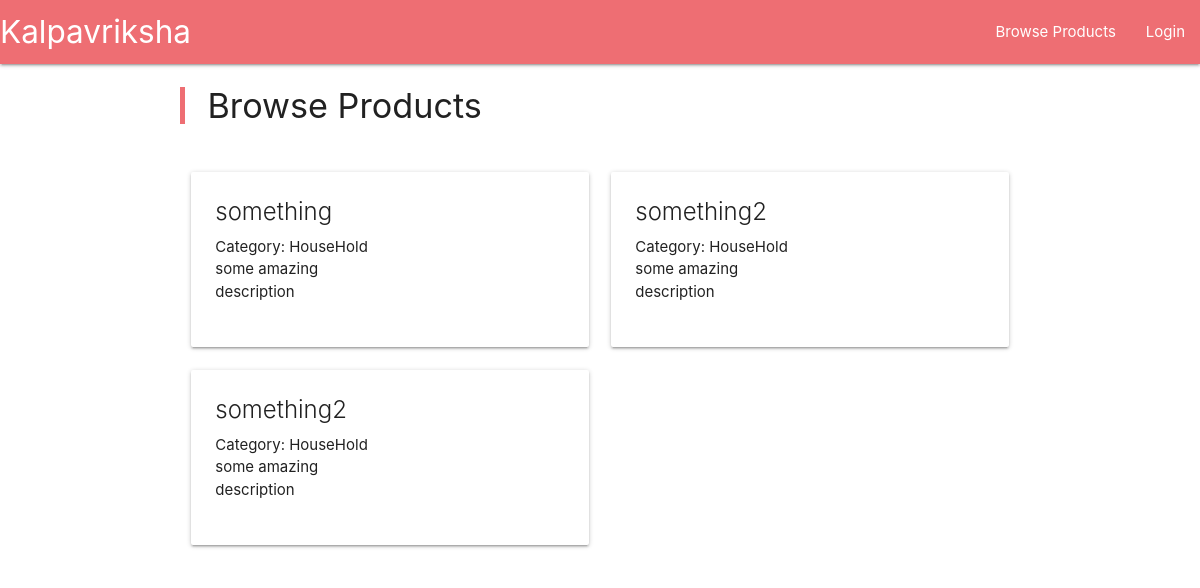
Page /browseProducts on the earlier database version.
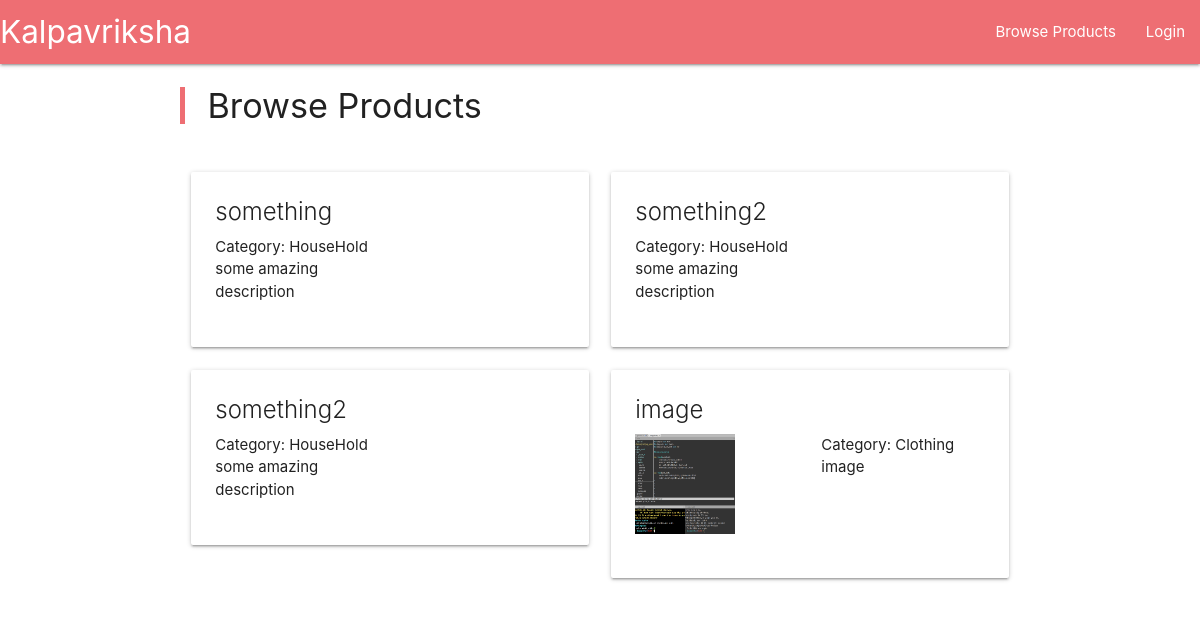
Same page on the later database version.
### main/models.py (models this page shows)
class Product(models.Model):
	title = models.CharField(max_length=200)
	description = models.TextField()
	image = models.ImageField(upload_to = 'main/static/pic_folder/', blank = False, null = True)
	category = models.IntegerField(choices = tuple([ x for x in enumerate(category_choice)]))
	date = models.DateField(default = timezone.now())
	owner = models.ForeignKey(User, on_delete = models.CASCADE)
	def getImagePath(self):
		return "/".join(self.image.name.split('/')[2:])

### main/views.py (the view)
def browseProducts(request):
	if request.user.is_authenticated:
		products = Product.objects.filter(~Q(owner = request.user) & Q(trade_request_product = None) & Q(trade_product = None))[:10]
	else:
		products = Product.objects.filter(Q(trade_request_product = None) & Q(trade_product = None))
	context = {
		'products' : products
	}
	return render(request, 'browseProduct.html', context)

### main/context_processors.py (called while the page is built)
def add_request_count(request):
	if request.user.is_authenticated:
		count = TradeRequest.objects.filter(product__in = request.user.product_set.all()).count()
	else:
		count = 0
	return {'count' : count}

### main/template/browseProduct.html (shortened to what this page needs)
{% extends 'base.html' %}
{% load static %}
{% block content %}
	{% include 'navbar.html' %}
	<div class="container">
		<div class="row">
			<blockquote> <h4> Browse Products </h4> </blockquote>
		</div>
		<div class="row">
			{% for product in products %}
				<div class="col s12 l6">
					<div class="card">
						<div class="card-content">
							<span class="card-title"> {{ product.title }} </span>
							<div class="row">
								{% if product.image %}
									<div class="col s12 m6">
										<img src="{% static product.getImagePath %}" width="100" height="100" />
									</div>
								{% endif %}
								<div class="col s12 m6">
									Category: {{ product.get_category_display }} <br>
									{{ product.description }}
								</div>
							</div>
						</div>
					</div>
				</div>
			{% endfor %}
		</div>
	</div>
{% endblock %}

Differences in the rows shown:
added Product: title "image", image (picture), category "Clothing", description "image"
